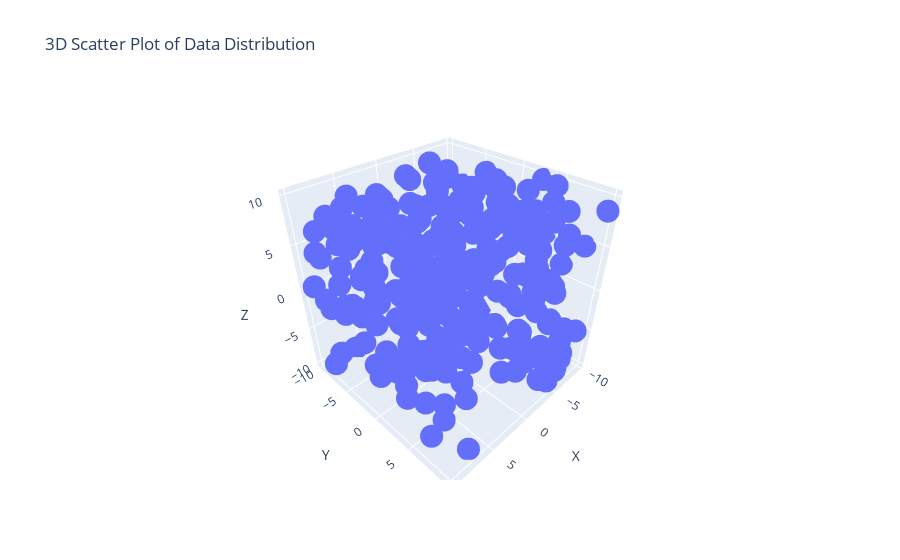

The code cell stored with this chart in its notebook:
### Code cell
'''Answer1.'''
np.random.seed(30)
data = {
    'X': np.random.uniform(-10, 10, 300),
    'Y': np.random.uniform(-10, 10, 300),
    'Z': np.random.uniform(-10, 10, 300)
}
df = pd.DataFrame(data)

# Create the 3D scatter plot
fig = go.Figure(data=[go.Scatter3d(x=df['X'], y=df['Y'], z=df['Z'], mode='markers')])

# Customize the plot appearance (optional)
fig.update_layout(
    title='3D Scatter Plot of Data Distribution',
    scene=dict(
        xaxis_title='X',
        yaxis_title='Y',
        zaxis_title='Z'
    )
)

# Show the plot
fig.show()

### Figure 1 — Plotly figure (JSON) as saved in the notebook; plotly's stock layout.template omitted (floating-point values rounded to 4 significant figures; data arrays with more than 128 entries replaced by an {"elided": "..."} marker saying what was removed)
{"data": [{"mode": "markers", "type": "scatter3d", "x": {"elided": "300 float values"}, "y": {"elided": "300 float values"}, "z": {"elided": "300 float values"}}], "layout": {"scene": {"xaxis": {"title": {"text": "X"}}, "yaxis": {"title": {"text": "Y"}}, "zaxis": {"title": {"text": "Z"}}}, "title": {"text": "3D Scatter Plot of Data Distribution"}}}
